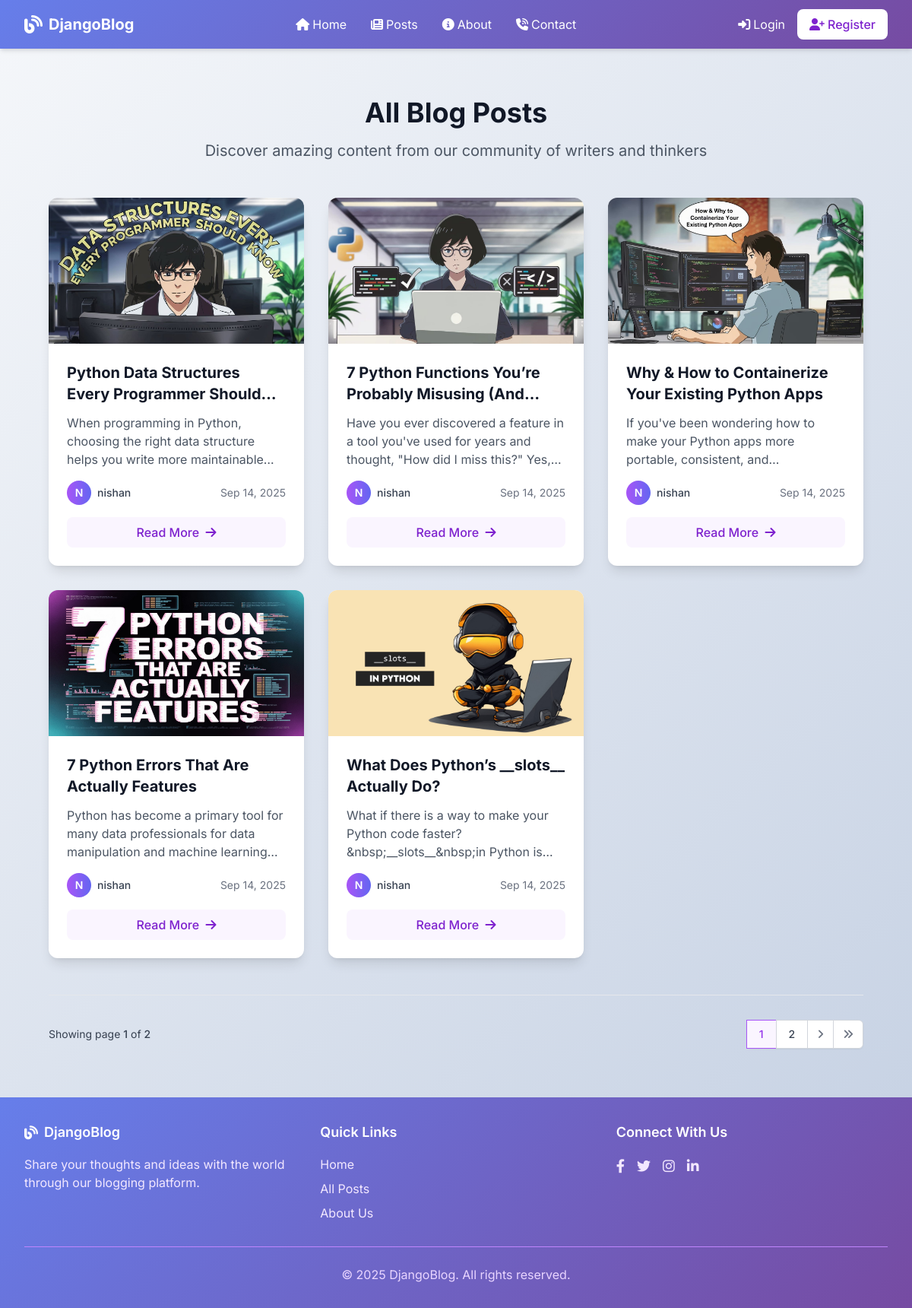
/posts/, run on the app's committed database.
### blog/models.py (models this page shows, shortened)
class Post(models.Model):
    title = models.CharField(max_length=200)
    content = models.TextField()
    date_posted = models.DateTimeField(default=timezone.now)
    author = models.ForeignKey(User, on_delete=models.CASCADE)
    categories = models.ManyToManyField(Category, blank=True)
    image = models.ImageField(upload_to='blog_images/', blank=True, null=True)

### blog/views.py (the view)
# urls.py: path('posts/', PostListView.as_view(), name='blog-posts'),
class PostListView(ListView):
    model = Post
    template_name = 'blog/posts.html'
    context_object_name = 'posts'
    ordering = ['-date_posted']
    paginate_by = 5

### blog/templates/blog/posts.html (shortened to what this page needs)
{% extends "base.html" %}
{% block content %}
<div class="max-w-7xl mx-auto px-4 sm:px-6 lg:px-8 py-8">
    <div class="text-center mb-12">
        <h1 class="text-4xl font-bold text-gray-900 mb-4">All Blog Posts</h1>
        <p class="text-xl text-gray-600 max-w-3xl mx-auto">Discover amazing content from our community of writers and
            thinkers</p>
    </div>
    {% if posts %}
    <div class="grid grid-cols-1 md:grid-cols-2 lg:grid-cols-3 gap-8 mb-12">
        {% for post in posts %}
        <article class="bg-white rounded-xl shadow-lg overflow-hidden card-hover">
            {% if post.image %}
            <div class="h-48 overflow-hidden">
                <img src="{{ post.image.url }}" alt="{{ post.title }}"
                    class="w-full h-full object-cover transition-transform duration-300 hover:scale-105">
            </div>
            {% else %}
            <div class="h-48 bg-gradient-to-r from-purple-400 to-indigo-400 flex items-center justify-center">
                <i class="fas fa-feather-alt text-white text-5xl"></i>
            </div>
            {% endif %}
            <div class="p-6">
                <h2 class="text-xl font-bold text-gray-900 mb-3 line-clamp-2">{{ post.title }}</h2>
                <p class="text-gray-600 mb-4 line-clamp-3"> {% with stripped_content=post.content|striptags %}
                    {{ stripped_content|truncatewords:25 }}
                    {% endwith %}</p>
                <div class="flex items-center justify-between mb-4">
                    <div class="flex items-center">
                        <div
                            class="w-8 h-8 rounded-full bg-gradient-to-r from-purple-500 to-indigo-500 flex items-center justify-center text-white font-semibold text-sm mr-2">
                            {{ post.author.username|first|upper }}
                        </div>
                        <span class="text-sm font-medium text-gray-700">{{ post.author.username }}</span>
                    </div>
                    <span class="text-sm text-gray-500">{{ post.date_posted|date:"M d, Y" }}</span>
                </div>
                <a href="{% url 'post-detail' post.pk %}"
                    class="block w-full bg-purple-50 text-purple-700 hover:bg-purple-100 text-center py-2 rounded-lg font-medium transition duration-150 ease-in-out">
                    Read More <i class="fas fa-arrow-right ml-1"></i>
                </a>
            </div>
        </article>
        {% endfor %}
    </div>
    {% endif %}
    {% if is_paginated %}
    <div class="flex items-center justify-between border-t border-gray-200 pt-8">
        <div class="flex-1 flex items-center justify-between">
            <div>
                <p class="text-sm text-gray-700">
                    Showing page <span class="font-medium">{{ page_obj.number }}</span> of
                    <span class="font-medium">{{ page_obj.paginator.num_pages }}</span>
                </p>
            </div>
            <div>
                <nav class="relative z-0 inline-flex rounded-md shadow-sm -space-x-px" aria-label="Pagination">
                    {% for num in page_obj.paginator.page_range %}
                    {% if page_obj.number == num %}
                    <a href="?page={{ num }}"
                        class="relative inline-flex items-center px-4 py-2 border border-purple-500 bg-purple-50 text-sm font-medium text-purple-600">
                        {{ num }}
                    </a>
                    {% elif num > page_obj.number|add:'-3' and num < page_obj.number|add:'3' %} <a
                        href="?page={{ num }}"
                        class="relative inline-flex items-center px-4 py-2 border border-gray-300 bg-white text-sm font-medium text-gray-700 hover:bg-gray-50">
                        {{ num }}
                        </a>
                        {% endif %}
                        {% endfor %}
                        {% if page_obj.has_next %}
                        <a href="?page={{ page_obj.next_page_number }}"
                            class="relative inline-flex items-center px-3 py-2 border border-gray-300 bg-white text-sm font-medium text-gray-500 hover:bg-gray-50">
                            <i class="fas fa-angle-right"></i>
                        </a>
                        <a href="?page={{ page_obj.paginator.num_pages }}"
                            class="relative inline-flex items-center px-3 py-2 rounded-r-md border border-gray-300 bg-white text-sm font-medium text-gray-500 hover:bg-gray-50">
                            <i class="fas fa-angle-double-right"></i>
                        </a>
                        {% endif %}
                </nav>
            </div>
        </div>
    </div>
    {% endif %}
</div>
{% endblock %}

### templates/base.html (shortened to what this page needs)
<!DOCTYPE html>
<html lang="en">
<head>
    <script src="https://cdn.tailwindcss.com"></script>
    <link rel="stylesheet" href="https://cdnjs.cloudflare.com/ajax/libs/font-awesome/6.4.0/css/all.min.css">
    <link href="https://cdn.jsdelivr.net/npm/summernote@0.8.20/dist/summernote-lite.min.css" rel="stylesheet">
</head>
<body class="bg-gray-50">
    <nav class="gradient-bg text-white navbar-shadow">
        <div class="max-w-7xl mx-auto px-4 sm:px-6 lg:px-8">
            <div class="flex justify-between h-16">
                <div class="flex items-center">
                    <a href="{% url 'blog-home' %}" class="flex items-center space-x-2">
                        <i class="fas fa-blog text-2xl"></i>
                        <span class="font-bold text-xl">DjangoBlog</span>
                    </a>
                </div>
                <div class="hidden md:flex items-center space-x-8">
                    <a href="{% url 'blog-home' %}" class="text-white hover:text-gray-200 transition duration-150 flex items-center space-x-1">
                        <i class="fas fa-home"></i>
                        <span>Home</span>
                    </a>
                    <a href="{% url 'blog-posts' %}" class="text-white hover:text-gray-200 transition duration-150 flex items-center space-x-1">
                        <i class="fas fa-newspaper"></i>
                        <span>Posts</span>
                    </a>
                    <a href="{% url 'blog-about' %}" class="text-white hover:text-gray-200 transition duration-150 flex items-center space-x-1">
                        <i class="fas fa-info-circle"></i>
                        <span>About</span>
                    </a>
                     <a href="{% url 'blog-contact' %}" class="text-white hover:text-gray-200 transition duration-150 flex items-center space-x-1">
                        <i class="fa-solid fa-phone-volume"></i>
                        <span>Contact</span>
                    </a>
                </div>
                <div class="hidden md:flex items-center space-x-4">
                    {% if user.is_authenticated %}
                    <div class="relative group">
                        <button class="flex items-center space-x-2 text-white focus:outline-none">
                            <div class="w-8 h-8 rounded-full bg-white text-purple-700 flex items-center justify-center font-semibold">
                                {{ user.username|first|upper }}
                            </div>
                            <span>{{ user.username }}</span>
                            <i class="fas fa-chevron-down text-sm"></i>
                        </button>
                        <div class="absolute right-0 mt-2 w-48 bg-white rounded-md shadow-lg py-1 opacity-0 invisible group-hover:opacity-100 group-hover:visible transition-all duration-200 z-10">
                            <a href="{% url 'account_logout' %}" class="block px-4 py-2 text-sm text-gray-700 hover:bg-gray-100 flex items-center space-x-2">
                                <i class="fas fa-sign-out-alt"></i>
                                <span>Logout</span>
                            </a>
                        </div>
                    </div>
                    {% else %}
                    <a href="{% url 'account_login' %}" class="text-white hover:text-gray-200 transition duration-150 flex items-center space-x-1">
                        <i class="fas fa-sign-in-alt"></i>
                        <span>Login</span>
                    </a>
                    <a href="{% url 'account_signup' %}" class="bg-white text-purple-700 px-4 py-2 rounded-lg font-medium hover:bg-gray-100 transition duration-150 flex items-center space-x-1">
                        <i class="fas fa-user-plus"></i>
                        <span>Register</span>
                    </a>
                    {% endif %}
                </div>
            </div>
        </div>
    </nav>
    <main class="main-content">
        <div class="max-w-7xl mx-auto px-4 sm:px-6 lg:px-8 py-8">
            {% block content %}{% endblock %}
        </div>
    </main>
    <footer class="footer gradient-bg text-white py-8">
        <div class="max-w-7xl mx-auto px-4 sm:px-6 lg:px-8">
            <div class="grid grid-cols-1 md:grid-cols-3 gap-8">
                <div>
                    <h3 class="text-lg font-semibold mb-4 flex items-center">
                        <i class="fas fa-blog mr-2"></i> DjangoBlog
                    </h3>
                    <p class="text-purple-100">Share your thoughts and ideas with the world through our blogging platform.</p>
                </div>
                <div>
                    <h3 class="text-lg font-semibold mb-4">Quick Links</h3>
                    <ul class="space-y-2">
                        <li><a href="{% url 'blog-home' %}" class="text-purple-100 hover:text-white transition">Home</a></li>
                        <li><a href="{% url 'blog-posts' %}" class="text-purple-100 hover:text-white transition">All Posts</a></li>
                        <li><a href="{% url 'blog-about' %}" class="text-purple-100 hover:text-white transition">About Us</a></li>
                    </ul>
                </div>
                <div>
                    <h3 class="text-lg font-semibold mb-4">Connect With Us</h3>
                    <div class="flex space-x-4">
                        <a href="#" class="text-purple-100 hover:text-white transition">
                            <i class="fab fa-facebook-f text-lg"></i>
                        </a>
                        <a href="#" class="text-purple-100 hover:text-white transition">
                            <i class="fab fa-twitter text-lg"></i>
                        </a>
                        <a href="#" class="text-purple-100 hover:text-white transition">
                            <i class="fab fa-instagram text-lg"></i>
                        </a>
                        <a href="#" class="text-purple-100 hover:text-white transition">
                            <i class="fab fa-linkedin-in text-lg"></i>
                        </a>
                    </div>
                </div>
            </div>
            <div class="border-t border-purple-400 mt-8 pt-6 text-center text-purple-200">
                <p>&copy; 2025 DjangoBlog. All rights reserved.</p>
            </div>
        </div>
    </footer>
</body>
</html>

### templates/base.html (style rules this page uses)
body { font-family: 'Inter', sans-serif; background: linear-gradient(135deg, #f5f7fa 0%, #c3cfe2 100%); min-height: 100vh; display: flex; flex-direction: column; }
.main-content { flex: 1 0 auto; }
.footer { flex-shrink: 0; }
.gradient-bg { background: linear-gradient(135deg, #667eea 0%, #764ba2 100%); }
.card-hover { transition: transform 0.3s ease, box-shadow 0.3s ease; }
.navbar-shadow { box-shadow: 0 4px 6px -1px rgba(0, 0, 0, 0.1), 0 2px 4px -1px rgba(0, 0, 0, 0.06); }

### blog/templates/blog/posts.html (style rules this page uses)
.card-hover { transition: transform 0.3s ease, box-shadow 0.3s ease; }
.line-clamp-2 { display: -webkit-box; -webkit-line-clamp: 2; -webkit-box-orient: vertical; overflow: hidden; }
.line-clamp-3 { display: -webkit-box; -webkit-line-clamp: 3; -webkit-box-orient: vertical; overflow: hidden; }

### data on the page
Post: image (picture), title "Python Data Structures Every Programmer…", value "When programming in Python, choosing the right data structure helps you write more…", author.username|first "N", author.username "nishan", date_posted "Sep 14, 2025"
Post: image (picture), title "7 Python Functions You’re Probably Misusing…", value "Have you ever discovered a feature in a tool you've used for years and thought, \"How did I miss this?\"…", author.username|first "N", author.username "nishan", date_posted "Sep 14, 2025"
Post: image (picture), title "Why & How to Containerize Your Existing Python Apps", value "If you've been wondering how to make your Python apps more portable, consistent,…", author.username|first "N", author.username "nishan", date_posted "Sep 14, 2025"
Post: image (picture), title "7 Python Errors That Are Actually Features", value "Python has become a primary tool for many data professionals for data manipulation and machine…", author.username|first "N", author.username "nishan", date_posted "Sep 14, 2025"
Post: image (picture), title "What Does Python’s __slots__ Actually Do?", value "What if there is a way to make your Python code faster?&nbsp;__slots__&nbsp;in Python…", author.username|first "N", author.username "nishan", date_posted "Sep 14, 2025"

### other printed values
{{ page_obj.number }} "1"
{{ page_obj.paginator.num_pages }} "2"
{{ num }} "1"
{{ num }} "2"
